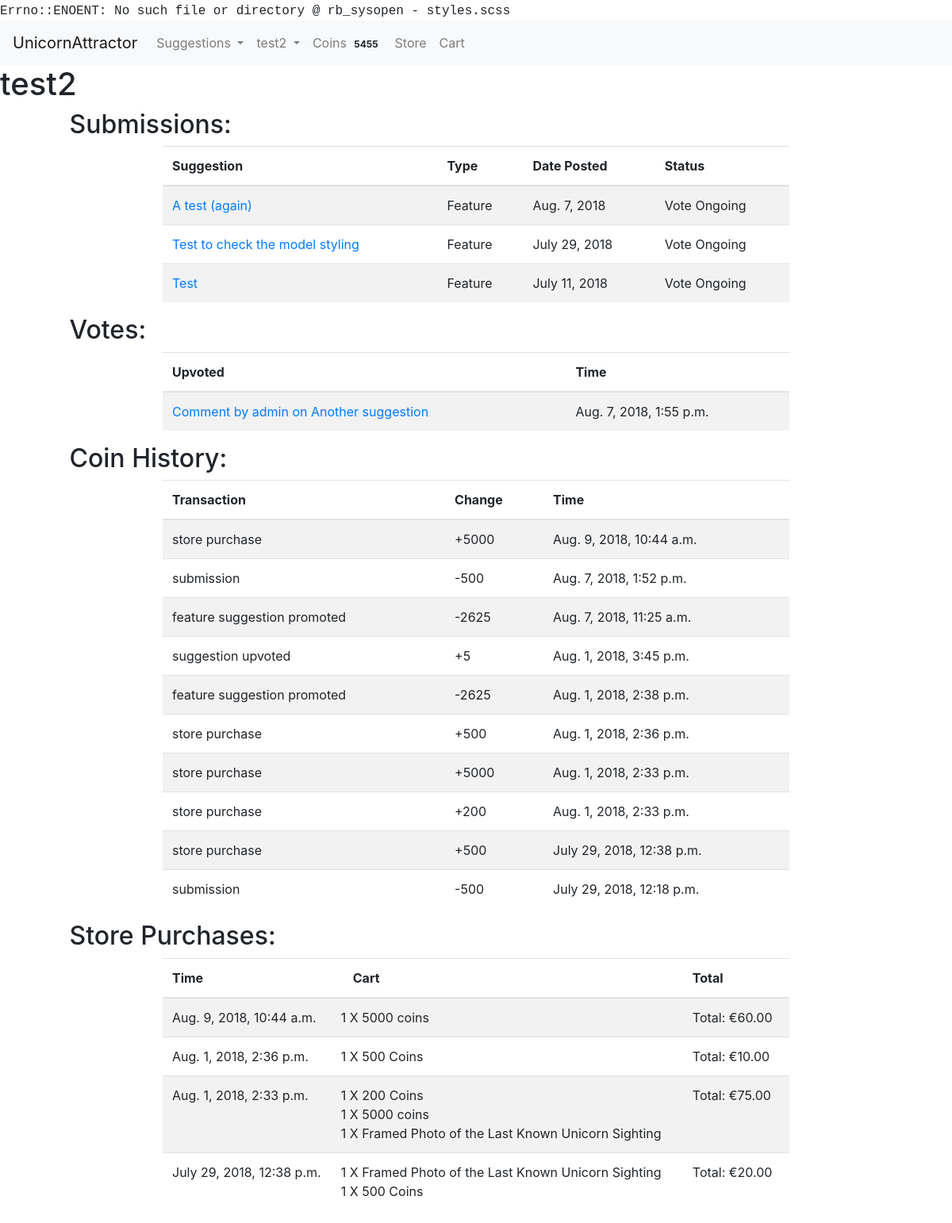
The app's page /user/3 (signed in), older data.
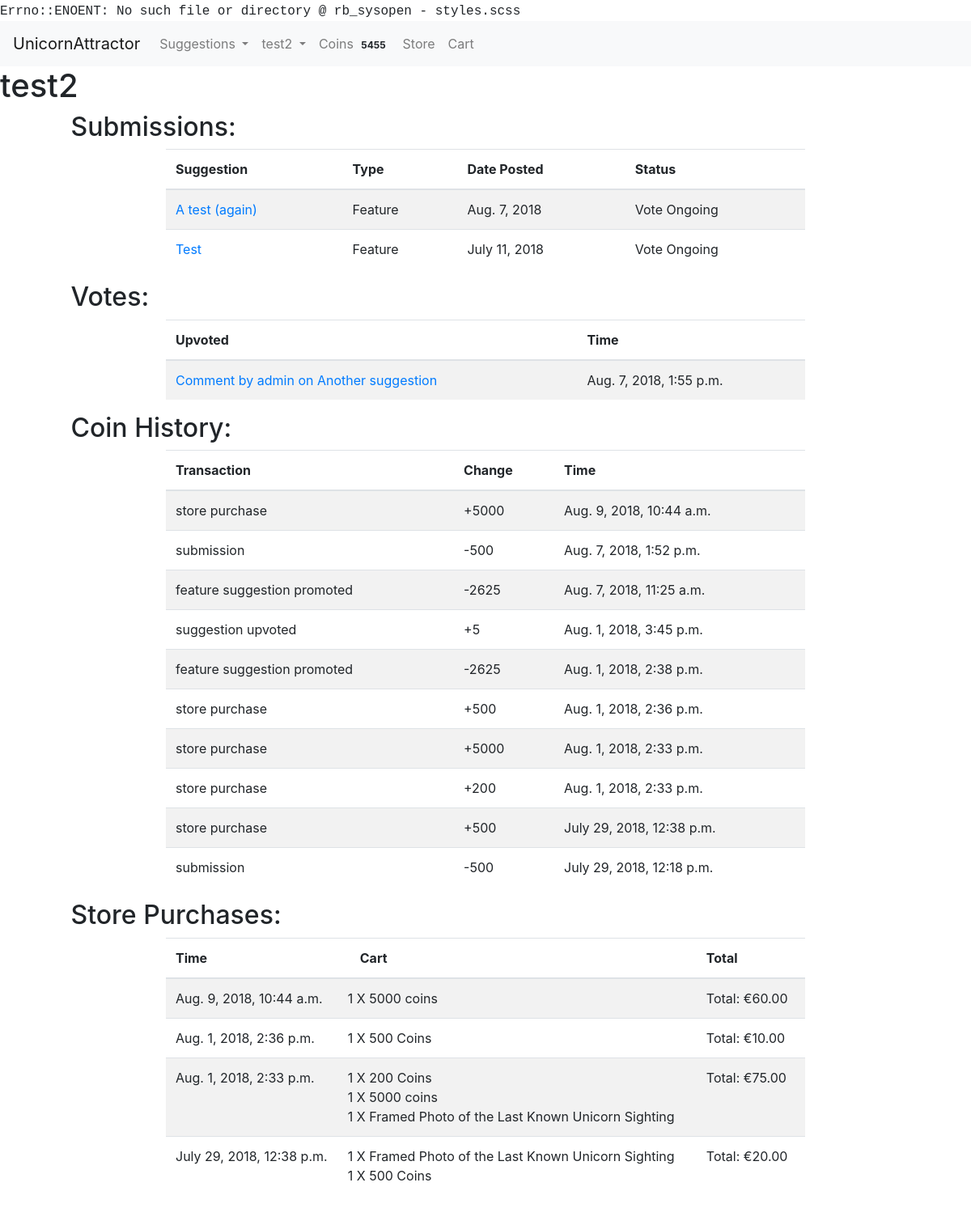
The same page, newer data.
### usersuggestions/models.py (models this page shows, shortened)
class SuggestionAdminPage(models.Model):
    status_choices = ((0, "not scheduled"), (1, "scheduled"), (2, "in progress"), (3, "completed"))
    priority_choices = ((0, "low"), (1, 'normal'), (2, 'high'))
    suggestion = models.ForeignKey(Suggestion, null=False, on_delete=models.CASCADE)
    status = models.PositiveSmallIntegerField(choices=status_choices, default=0)
    developer_assigned = models.ForeignKey(User, null=True, blank=True, on_delete=models.PROTECT)
    priority = models.PositiveSmallIntegerField(choices=priority_choices, null=True, blank=True, default=1)
    date_started = models.DateField(null=True, blank=True)
    estimated_days_to_complete = models.PositiveSmallIntegerField(null=True, blank=True)
    expected_completion_date = models.DateField(null=True, blank=True)
    date_completed = models.DateField(null=True, blank=True)
    in_current_voting_cycle = models.BooleanField(blank=False, default=True)
    github_branch = models.CharField(null=True, blank=True, max_length=50)
    was_successful = models.NullBooleanField(blank=True, null=True)
    current_winner = models.BooleanField(blank=False, default=False)

class Suggestion(models.Model):
    suggestion_choices = ((True, 'Feature'), (False, 'Bug Fix'))
    is_feature = models.BooleanField(blank=False, default=False, choices=suggestion_choices)
    user = models.ForeignKey(User, null=False, on_delete=models.PROTECT)
    title = models.CharField(max_length=200, blank=False)
    details = RichTextUploadingField()
    date_time = models.DateTimeField(auto_now_add=True)
    delay_submission = models.BooleanField(null=False, blank=True, default=False)

class Upvote(models.Model):
    user = models.ForeignKey(User, null=False, on_delete=models.PROTECT)
    suggestion = models.ForeignKey(Suggestion, null=True, on_delete=models.CASCADE)
    comment = models.ForeignKey(Comment, null=True, on_delete=models.CASCADE)
    date_time = models.DateTimeField(auto_now_add=True)

class Comment(models.Model):
    user = models.ForeignKey(User, null=False, on_delete=models.PROTECT)
    suggestion = models.ForeignKey(Suggestion, null=False, on_delete=models.CASCADE)
    admin_page_comment = models.BooleanField(blank=False, default=False)
    comment = RichTextUploadingField()
    date_time = models.DateTimeField(auto_now_add=True)

### accounts/models.py (models this page shows)
class User(AbstractUser):
    USERNAME_FIELD = "email"
    email = models.EmailField('email address', blank=False, unique=True)
    REQUIRED_FIELDS = []
    def __str__(self):
        return self.username

### market/models.py (models this page shows, shortened)
class UserCoinHistory(models.Model):
    transaction_choices = ((1, 'submission'), (2, 'upvote'), (3, 'referral'),
                           (4, 'store purchase'), (5, 'initial signup'), (6, 'received referral'),
                           (7, 'suggestion upvoted'), (8, 'suggestion successful'), (9, 'feature suggestion promoted'))
    user = models.ForeignKey(User, null=False, on_delete=models.PROTECT)
    coins_change = models.IntegerField(null=False)
    date_time = models.DateTimeField(auto_now_add=True)
    suggestion = models.ForeignKey(Suggestion, null=True, blank=True, on_delete=models.CASCADE)
    transaction = models.PositiveSmallIntegerField(choices=transaction_choices, blank=False, null=False)

class Order(models.Model):
    user = models.ForeignKey(User, null=False, on_delete=models.PROTECT)
    date_time = models.DateTimeField(auto_now_add=True)
    delivery_address = models.ForeignKey(Delivery, null=True, on_delete=models.PROTECT)

class OrderItem(models.Model):
    order = models.ForeignKey(Order, null=False, on_delete=models.CASCADE)
    item = models.ForeignKey(StoreItem, null=False, on_delete=models.PROTECT)
    quantity = models.PositiveIntegerField(null=False)
    total_purchase_price = models.DecimalField(max_digits=8, decimal_places=2)

class StoreItem(models.Model):
    name = models.CharField(max_length=200, null=False, blank=False)
    description = models.TextField()
    price = models.DecimalField(max_digits=8, decimal_places=2)
    image = models.ImageField(upload_to='images')
    delivery_required = models.BooleanField(blank=False, null=False)
    is_coins = models.BooleanField(default=False, null=False)
    coins_amount = models.PositiveIntegerField(blank=True, null=True)
    def __str__(self):
        return self.name

### unicornapp/views.py (the view)
# urls.py: url(r'^user/(?P<user_id>\d+)$', render_userpage, name='userpage'),
@login_required()
def render_userpage(request, user_id):
    user = get_object_or_404(User, id=user_id)
    if request.user == user:
        values = get_userpage_values(user)
        return render(request, "userpage.html", {"user": user,
                                                 "votes": values["votes"], "purchases": values["purchases"],
                                                 "coin_history": values["coin_history"],
                                                 "suggestions": values["suggestions"],
                                                 })
    else:
        return redirect("issue_tracker")

### market/cart.py (called while the page is built)
    def __len__(self):
        return sum(item['quantity'] for item in self.cart.values())

### market/coins.py (called while the page is built)
def return_user_coins(user):
    UserCoins.objects.get_or_create(user=user)
    user_row = UserCoins.objects.get(user=user)
    return user_row.coins

### market/contexts.py (called while the page is built)
def cart(request):
    return {'cart': Cart(request)}

def usercoins(request):
    if request.user.is_authenticated:
        user = request.user
        coins_amount = return_user_coins(user)
        return {"usercoins": coins_amount}
    else:
        return {"usercoins": None}

def coins_are_enabled(request):
    return {"coins_are_enabled": settings.COINS_ENABLED }

### unicornapp/templates/userpage.html (shortened to what the changed rows need)
{% extends 'base.html' %} {% block title %} {{ user }} {% endblock %} {% block content %}
<main id="userpage">
    <h1 id="header">{{ user }}</h1>
    <div class="row">
        <div class="offset-md-1">
            <h2 class="section-header">Submissions:</h2>
        </div>
    </div>
    <div class="row">
        <div class="col-xs-12 table-col col-md-8 offset-md-2">
            {% if suggestions|length == 0 %}
            <p class="no-entry-text">You have not submitted any suggestions</p>
            {% else %}
            <table class="table submissions-table table-striped">
                <thead>
                    <tr>
                        <th scope="col">Suggestion</th>
                        <th scope="col">Type</th>
                        <th scope="col">Date Posted</th>
                        <th scope="col">Status</th>
                    </tr>
                </thead>
                <tbody>
                    {% for suggestion in suggestions %}
                    <tr>
                        <td><a href="{% url 'view_suggestion' suggestion.suggestion.id %}">{{ suggestion.suggestion.title }}</a> </td>
                        <td>{{ suggestion.suggestion.get_is_feature_display }}</td>
                        <td>{{ suggestion.suggestion.date_time.date }}</td>
                        <td class="status">
                            {% if suggestion.suggestion.is_feature %} {% if suggestion.in_current_voting_cycle %} Vote Ongoing {% elif suggestion.suggestion.delay_submission %} Submission delayed till next voting cycle {% elif suggestion.was_successful == True %} Suggestion Successful
                            {% else %} Suggestion unsuccessful {% endif %} {% else %} {{ suggestion.get_status_display }} {% endif %}
                        </td>
                    </tr>
                    {% endfor %}
                </tbody>
            </table>
            {% endif %}
        </div>
    </div>
    <div class="row">
        <div class="offset-md-1">
            <h2 class="section-header">Votes:</h2>
        </div>
    </div>
    <div class="row">
        <div class="col-xs-10 col-md-8 table-col offset-xs-1 offset-md-2">
            {% if votes|length == 0 %}
            <p class="no-entry-text">You have not cast any votes</p>
            {% else %}
            <table class="table table-striped">
                <thead>
                    <tr>
                        <th scope="col">Upvoted</th>
                        <th scope="col">Time</th>
                    </tr>
                </thead>
                <tbody>
                    {% for vote in votes %}
                    <div class="row">
                        <tr>
                            <td>
                                {% if vote.comment %}
                                <a href="{% url 'view_suggestion' vote.comment.suggestion.id %}#{{ vote.comment.id }}">Comment by {{ vote.comment.user }} on {{ vote.comment.suggestion.title }}</a> {% else %}
                                <a href="{% url 'view_suggestion' vote.suggestion.id %}">{{ vote.suggestion.get_is_feature_display }}: {{ vote.suggestion.title }}</a> {% endif %}
                            </td>
                            <td>{{ vote.date_time }}</td>
                        </tr>
                        {% endfor %}
                </tbody>
            </table>
            {% endif %}
            </div>
        </div>
{% if coins_are_enabled %}
        <div class="row">
            <div class="offset-md-1">
                <h2 class="section-header">Coin History:</h2>
            </div>
        </div>
        <div class="row">
            <div class="col-xs-10 table-col col-md-8 offset-xs-1 offset-md-2">
                <table class="table table-striped">
                    <thead>
                        <tr>
                            <th scope="col">Transaction</th>
                            <th scope="col">Change</th>
                            <th scope="col">Time</th>
                        </tr>
                    </thead>
                    <tbody>
                        {% for entry in coin_history %}
                        <tr>
                            <td>{{ entry.get_transaction_display }}{% if entry.suggestion %}: <a href="{% url 'view_suggestion' entry.suggestion.id %}"> {{ entry.suggestion.title }}</a> {% endif %}
                            </td>
                            <td>{% if entry.coins_change > 0 %} <span class="positive-change">+{% else %}<span class="negative-change">{% endif %}{{ entry.coins_change }}</span></td>
                            <td>{{ entry.date_time }}
                            </td>
                        </tr>
                        {% endfor %}
                    </tbody>
                </table>
            </div>
        </div>
{% endif %}
        <div class="row">
            <div class="offset-md-1">
                <h2 class="section-header">Store Purchases:</h2>
            </div>
        </div>
        <div class="row">
            <div class="col-xs-10  table-col col-md-8 offset-xs-1 offset-md-2">
                {% if purchases|length == 0 %}
                <p class="no-entry-text">You have made no purchases at our store</p>
                {% else %}
                <table class="table table-striped">
                    <thead>
                        <tr>
                            <th scope="col">Time</th>
                            <th scope="col">Cart</th>
                            <th scope="col">Total</th>
                        </tr>
                    </thead>
                    <tbody>
                        {% for purchase in purchases %}
                        <tr>
                            <td>{{ purchase.date_time }}</td>
                            <td>
                                {% for item in purchase.items %}
                                <div class="row">
                                    {{ item.quantity }} X {{ item.item }}
                                </div>
                                {% endfor %}
                            </td>
                            <td>Total: €{{ purchase.total_cost }}</td>
                        </tr>
                        {% endfor %}
                    </tbody>
                </table>
            </div>
            {% endif %}
        </div>
</main>
{% endblock %}

Row changes from the older to the newer data that the page shows:
removed SuggestionAdminPage: suggestion "Test to check the model styling", suggestion.is_feature "Feature", suggestion.date_time "July 29, 2018", in_current_voting_cycle "Vote Ongoing"
